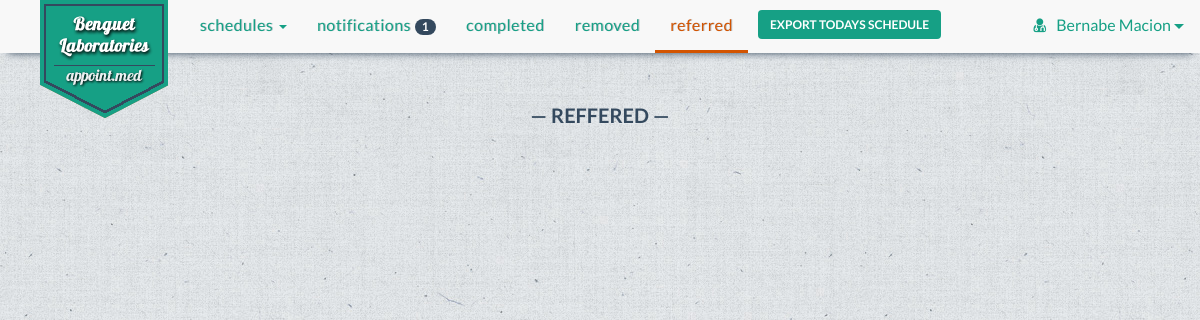
/referred.php (signed in), run on an earlier commit of the app's database.
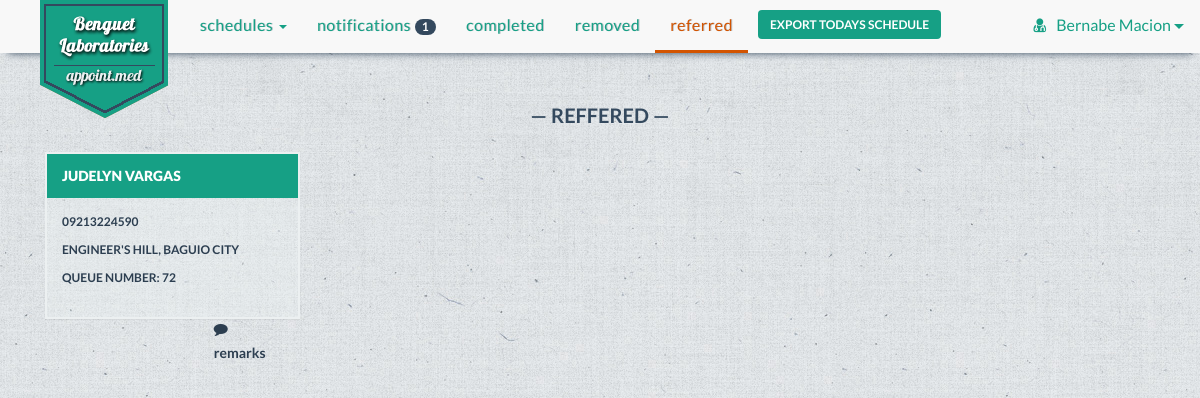
And on a later commit of the database.
### tables this page shows
CREATE TABLE IF NOT EXISTS `appointment` (
  `appointment_id` varchar(30) NOT NULL,
  `remarks` text NOT NULL,
  `doctor_id` varchar(30) NOT NULL,
  `patient_id` varchar(30) NOT NULL,
  `appoint_date` date NOT NULL,
  `appointment_status` enum('Cancelled','Completed','Referred','Inqueue') NOT NULL,
  `clinic_id` varchar(30) NOT NULL,
  PRIMARY KEY (`appointment_id`),
  KEY `doctor_id_2` (`doctor_id`),
  KEY `patient_id` (`patient_id`),
  KEY `clinic_id` (`clinic_id`)
);

CREATE TABLE IF NOT EXISTS `patient` (
  `patient_id` varchar(30) NOT NULL,
  `patient_name` varchar(30) NOT NULL,
  `patient_contact` varchar(20) NOT NULL,
  `birthdate` varchar(20) NOT NULL,
  `email` varchar(30) NOT NULL,
  `username` varchar(30) NOT NULL,
  `occupation` varchar(30) DEFAULT NULL,
  PRIMARY KEY (`patient_id`),
  KEY `username` (`username`)
);

CREATE TABLE IF NOT EXISTS `clinic` (
  `clinic_id` varchar(30) NOT NULL,
  `clinic_location` varchar(200) NOT NULL,
  `clinic_name` varchar(50) NOT NULL,
  `clinic_contact` varchar(50) NOT NULL,
  `doctor_id` varchar(30) NOT NULL,
  PRIMARY KEY (`clinic_id`),
  KEY `doctor_id` (`doctor_id`)
);

### referred.php (the view, shortened to what this page needs)
<!DOCTYPE html>
<html lang="en">
  <head>
    <?php
        include 'include/head.php';
        include 'connectdatabase.php';
    ?>
     <?php
        $username = $_SESSION['username'];
        $result = mysqli_query($con, "SELECT * FROM doctor WHERE username LIKE '$username'" );
        $row =  mysqli_fetch_array($result);
        $doctor_id = $row['doctor_id'];
        $c_result = mysqli_query($con, "SELECT * FROM clinic WHERE doctor_id LIKE '$doctor_id'");
        $c_row = mysqli_fetch_array($c_result);
        $a_result = mysqli_query($con, "SELECT * FROM appointment WHERE doctor_id LIKE '$doctor_id' AND appointment_status = 'Referred' ORDER BY appointment_id");
    ?>
     <body class="e4e8e9-bg">
    <div class="container">
    <?php
        include 'include/dc-nav-start.php';
    ?>
                <ul class="nav navbar-nav">
                    <li class="dropdown">
                        <a href="#" class="dropdown-toggle" data-toggle="dropdown" role="button" aria-expanded="false">Schedules <span class="caret"></span></a>
                    </li>
                    <li><a href="doc_notifications.php">Notifications <span class="badge">1</span></a></li>
                    <li><a href="completed.php">Completed</a></li>
                    <li><a href="removed.php">Removed</a></li>
                    <li class="active"><a href="referred.php">Referred</a></li>
                    <li class="export-schedules">
                        <form action="export.php" method="post">
                            <input type="submit" class="btn btn-default export-btn btn-noborder" value="Export Todays Schedule" name="submit">
                        </form>
                    </li>
    <?php
        include 'include/dc-nav-end.php';
    ?>
    <div class="container-fluid" id="user-md-frw">
           <div class="col-xs-12 col-md-12">
                <h2 class="text-center row-header">&mdash; Reffered &mdash;</h2>
            </div>
        <?php
            while($row = mysqli_fetch_array($a_result)){
               $patient = $row['patient_id'];
               $p_result = mysqli_query($con, "SELECT * FROM patient WHERE patient_id LIKE '$patient'");
               $pat = mysqli_fetch_array($p_result);
               echo '<div class="col-xs-12 col-md-6 col-lg-3">
                <div class="panel panel-default sched-panel">';
                echo'<div class="panel-heading">';
                echo $pat['patient_name'];
                echo '</div>';
                echo' <div class="panel-body">';
                echo '<p>' . $pat['patient_contact'] . '</p>';
                echo '<p>' . $c_row['clinic_location'] . '</p>';
                echo '<p> Queue Number: ' . $row['appointment_id'] . '</p>';
                echo '</div>
                    <div class="appmnt-pnl-btn">
                        <a href="#"><i class="fa fa-comment"></i> Remarks</a>
                    </div>
                 </div>
               </div>';
            }
        ?>
        </div>
</div>
  </body>
</html>

What changed in the data, as far as the page shows it:
added appointment: patient.patient_name "JUDELYN VARGAS", patient.patient_contact "09213224590", appointment_id "72"
now on this page (row edited): clinic: clinic_location "ENGINEER'S HILL, BAGUIO CITY"
